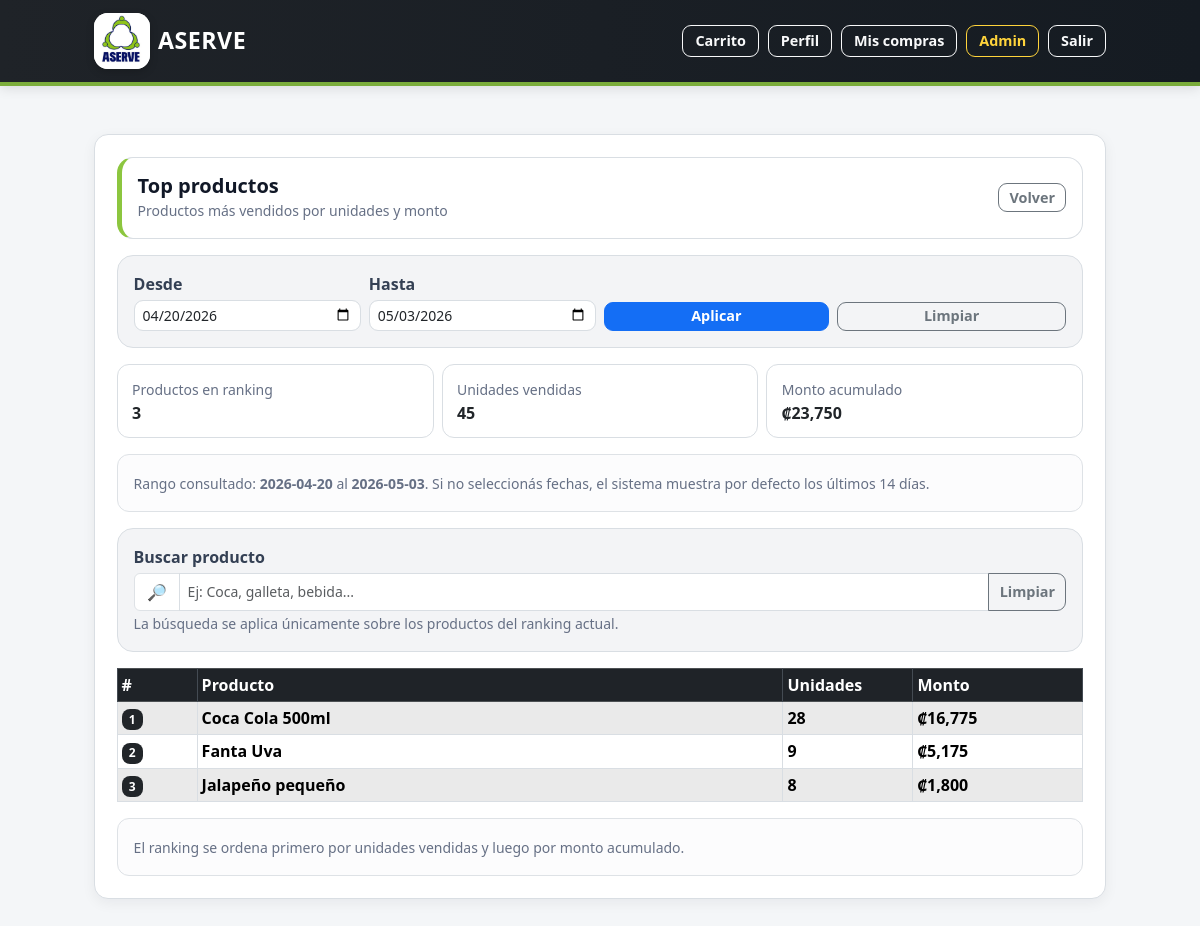
Before: /admin/reports/top-products (signed in) with the older database file.
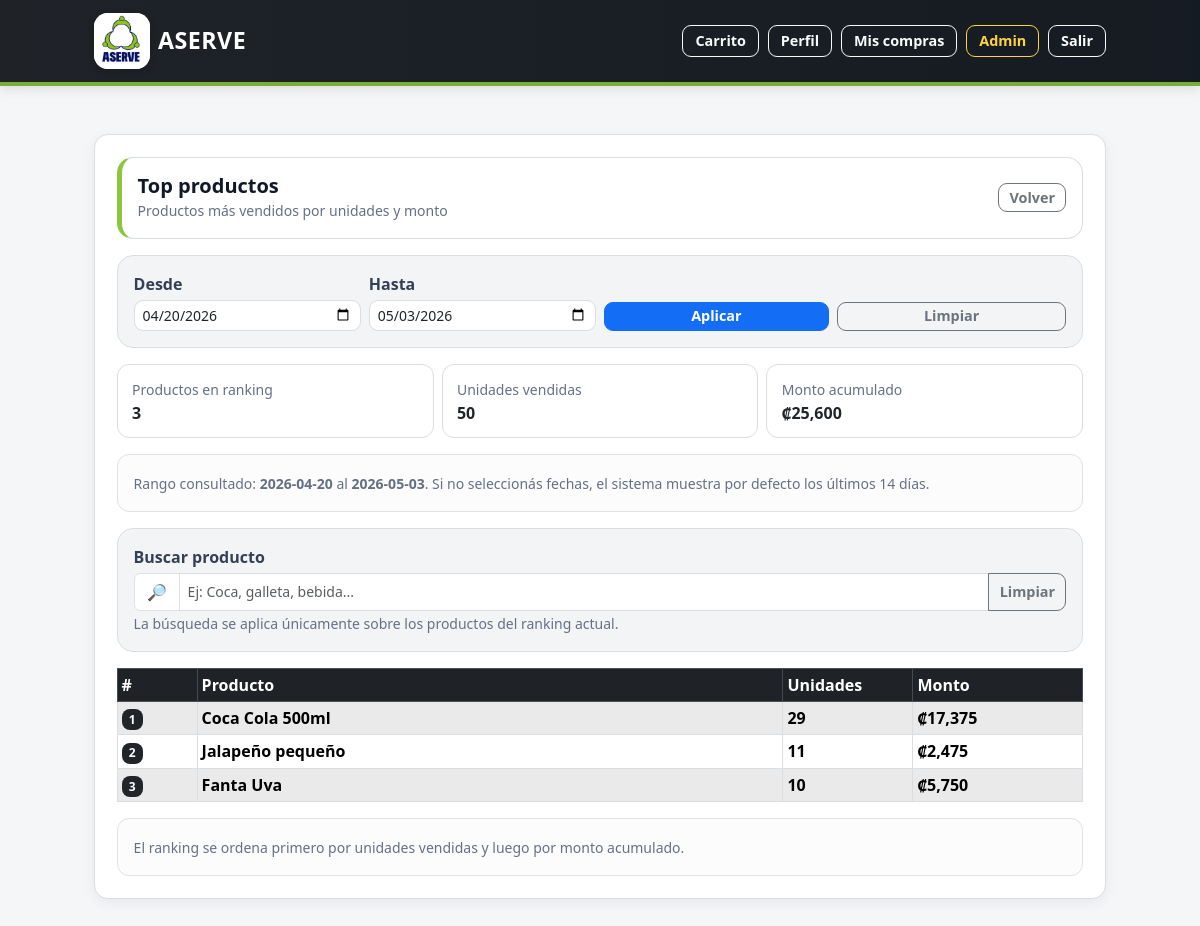
After: the same page with the newer database file.
### tables this page shows
CREATE TABLE products (
    id INTEGER PRIMARY KEY AUTOINCREMENT,
    nombre TEXT NOT NULL,
    precio REAL NOT NULL CHECK (precio >= 0),
    stock INTEGER NOT NULL DEFAULT 0 CHECK (stock >= 0),
    stock_minimo INTEGER NOT NULL DEFAULT 0 CHECK (stock_minimo >= 0),
    image_filename TEXT,
    activo INTEGER NOT NULL DEFAULT 1 CHECK (activo IN (0, 1))
);

### app.py (the view)
@app.route("/admin/reports/top-products")
def admin_report_top_products():
    if "user_id" not in session or session.get("rol") != "admin":
        return redirect(url_for("login"))
    start = (request.args.get("start") or "").strip()
    end = (request.args.get("end") or "").strip()
    hoy = datetime.now().date()
    hace_14 = hoy - timedelta(days=13)
    if not start:
        start = hace_14.strftime("%Y-%m-%d")
    if not end:
        end = hoy.strftime("%Y-%m-%d")
    where = []
    params = []
    where.append("date(o.fecha) >= date(?)")
    params.append(start)
    where.append("date(o.fecha) <= date(?)")
    params.append(end)
    where_sql = "WHERE " + " AND ".join(where)
    db = get_db()
    top = db.execute(
        f"""
        SELECT
            p.id,
            p.nombre,
            SUM(oi.cantidad) AS unidades,
            COALESCE(SUM(oi.cantidad * oi.precio_unitario), 0) AS monto
        FROM order_items oi
        JOIN orders o ON o.id = oi.order_id
        JOIN products p ON p.id = oi.product_id
        {where_sql}
        GROUP BY p.id, p.nombre
        ORDER BY unidades DESC, monto DESC
        LIMIT 20
        """,
        params
    ).fetchall()
    return render_template(
        "admin_report_top_products.html",
        start=start,
        end=end,
        top=top
    )

### app.py (called while the page is built)
@app.template_filter("crc")
def format_crc(value):
    try:
        return f"₡{float(value):,.0f}"
    except (TypeError, ValueError):
        return "₡0"

def get_db():
    if "db" not in g:
        db_folder = os.path.dirname(app.config["DATABASE"])
        os.makedirs(db_folder, exist_ok=True)
        g.db = sqlite3.connect(app.config["DATABASE"])
        g.db.row_factory = sqlite3.Row
    return g.db

@app.before_request
def proteger_password_temporal():
    if "user_id" not in session:
        return None
    rutas_permitidas = {
        "cambiar_password_temporal",
        "logout",
        "static"
    }
    if request.endpoint in rutas_permitidas:
        return None
    if session.get("password_temporal") == 1:
        flash("Debes cambiar tu contraseña temporal antes de continuar.", "warning")
        return redirect(url_for("cambiar_password_temporal"))
    return None

### templates/admin_report_top_products.html (shortened to what the changed rows need)
{% extends "base.html" %}
{% block content %}
<div class="card shadow-sm">
  <div class="card-body">
    {% set total_productos = top|length %}
    {% set total_unidades = top|sum(attribute='unidades') %}
    {% set total_monto = top|sum(attribute='monto') %}
    <div class="row g-2 mb-3">
      <div class="col-12 col-md-4">
        <div class="admin-top-products-summary-box">
          <small class="text-muted">Unidades vendidas</small>
          <div class="fw-bold">
            {{ total_unidades }}
          </div>
        </div>
      </div>
      <div class="col-12 col-md-4">
        <div class="admin-top-products-summary-box">
          <small class="text-muted">Monto acumulado</small>
          <div class="fw-bold">
            {{ total_monto|crc }}
          </div>
        </div>
      </div>
    </div>
    <div class="table-responsive d-none d-md-block">
      <table class="table table-sm table-bordered table-striped align-middle mb-0">
        <thead class="table-dark">
          <tr>
            <th style="width: 80px;">#</th>
            <th>Producto</th>
            <th style="width: 130px;">Unidades</th>
            <th style="width: 170px;">Monto</th>
          </tr>
        </thead>
        <tbody>
          {% for p in top %}
          <tr class="top-product-item"
              data-search="{{ p.nombre|lower }}">
            <td>
              <span class="badge bg-dark">
                {{ loop.index }}
              </span>
            </td>
            <td>
              <div class="fw-semibold">
                {{ p.nombre }}
              </div>
            </td>
            <td>
              <b>{{ p.unidades }}</b>
            </td>
            <td>
              <b>{{ p.monto|crc }}</b>
            </td>
          </tr>
          {% else %}
          <tr>
            <td colspan="4" class="text-center text-muted py-4">
              No hay ventas registradas para el rango seleccionado.
            </td>
          </tr>
          {% endfor %}
        </tbody>
      </table>
    </div>
  </div>
</div>
{% endblock %}

Changed rows visible on the page:
changed products "Coca Cola 500ml": unidades "28" → "29"; monto|crc "₡16,775" → "₡17,375"
changed products "Jalapeño pequeño": unidades "8" → "11"; monto|crc "₡1,800" → "₡2,475"; moves up the list
changed products "Fanta Uva": unidades "9" → "10"; monto|crc "₡5,175" → "₡5,750"
Other visible differences:
{{ total_unidades }}: "45" → "50"
{{ total_monto|crc }}: "₡23,750" → "₡25,600"
